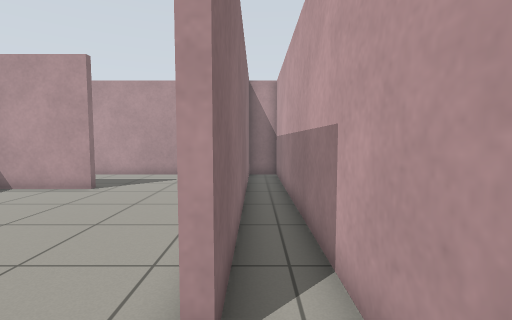
[1] (above)

16 first-person views from a walk through a Gazebo world. The camera is 0.92 m above the floor, tilts 4° down and sees 85° across. The floor is counted in squares, 0.5 m on a side. Each view is taken from the middle of a square. On the plan, view 1 faces up. The plan holds only what a view shows up to about 16 squares ahead; the rest is blank.

[2]
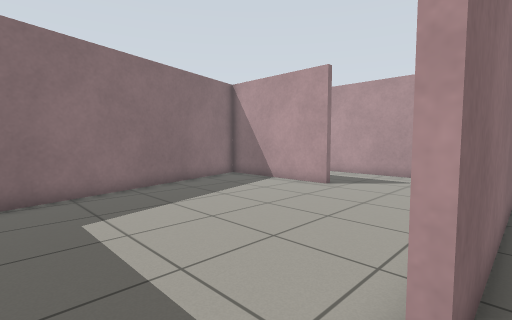

[3]
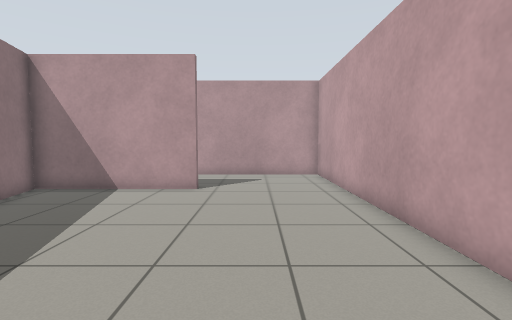

[4]
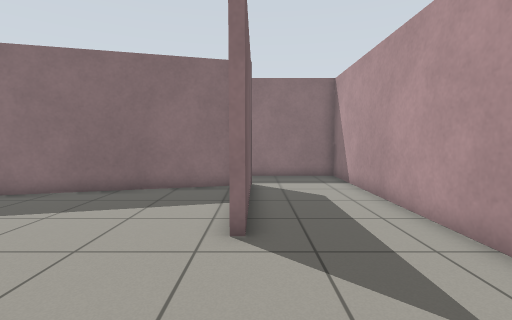

[5]
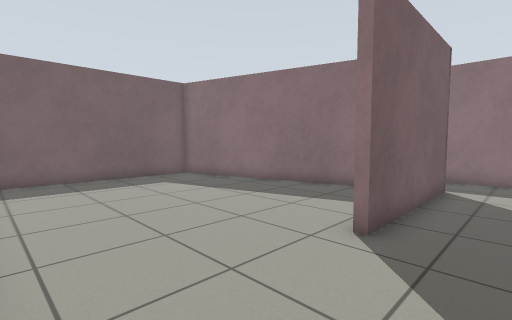

[6]
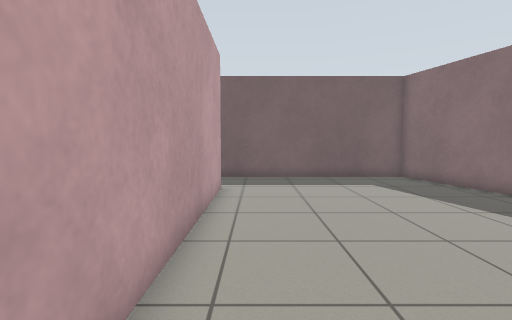

[7]
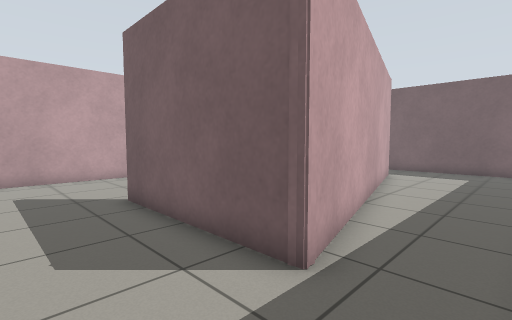

[8]
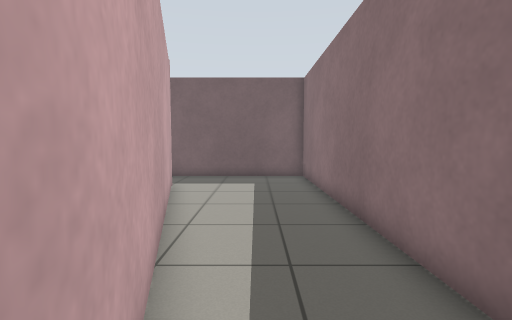

[9]
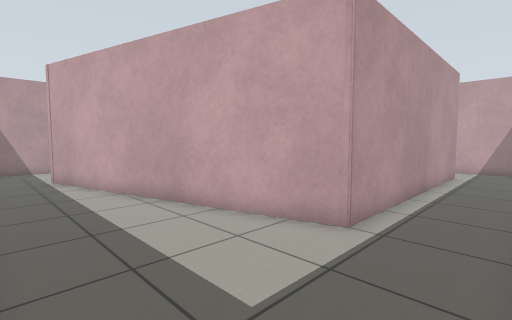

[10]
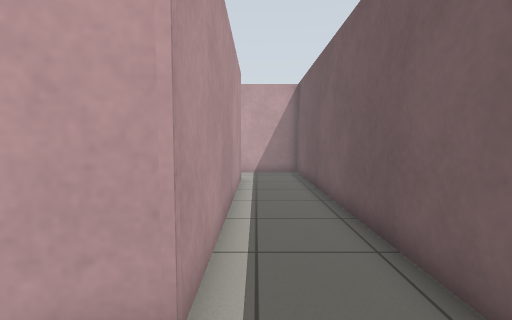

[11]
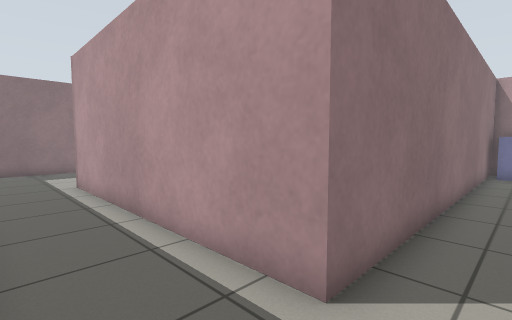

[12]
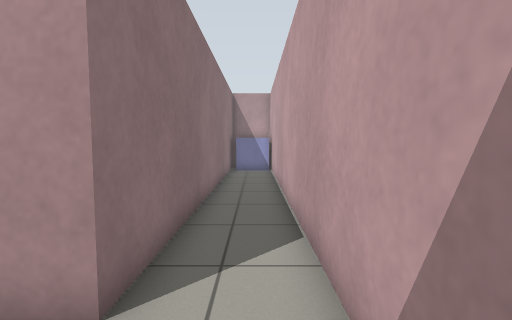

[13]
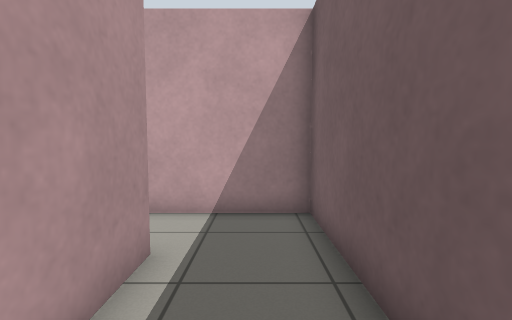

[14]
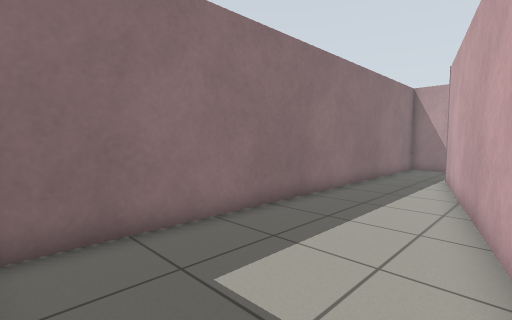

[15]
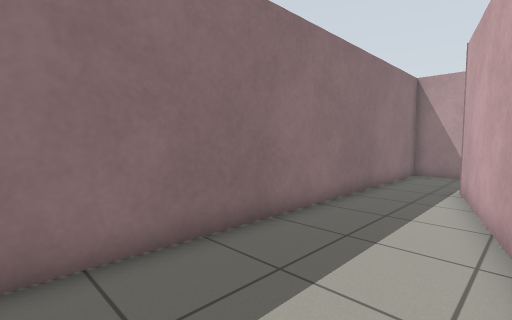

[16]
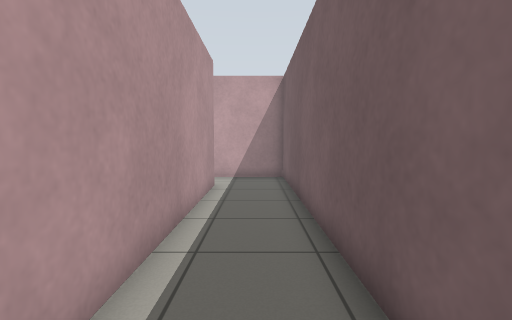

### Floor plan
Ten units are one square. View 1 is at (0, 0); x grows to the right and y downward. Boxes are objects, and circles mark ways between rooms. Rooms are numbered by the first view taken in them; rooms with no view inside come last. Other rooms are left out.
<svg viewBox="-159 -155 204 204">
<path fill="none" stroke="#000" d="M-62 -105 -124 -105 -93 10 -3 10M-62 -108 -62 -105M-117 -66 -128 -107M-128 -104 -128 -108 -124 -109M-128 -108 -62 -108M-4 -130 -4 -23 -7 -23 -7 -150 -154 -150 -154 -65M11 -11 11 -148M-154 -65 -154 44 40 44 40 -119M21 -150 14 -150 14 13 -96 13 -117 -66"/>
<rect x="15" y="-135" width="10" height="10" fill="#bbb"><title>blue box</title></rect>
<circle cx="-140" cy="-70" r="3" fill="#2a7"/>
<text x="-70" y="-80">1</text>
<text x="-60" y="20">2</text>
</svg>
Room 1 opens to room 2.

Where each view was taken, in squares from view 1:
view 1: 0 up, 0 right, facing up
view 2: 0 up, 0 right, facing up-left
view 3: 0 up, 4 left, facing up
view 4: 11 up, 1 left, facing left
view 5: 13 up, 1 left, facing down-left
view 6: 13 up, 2 left, facing down
view 7: 14 up, 15 left, facing down-right
view 8: 10 up, 13 left, facing down
view 9: 4 down, 15 left, facing up-right
view 10: 2 down, 12 left, facing right
view 11: 4 down, 3 right, facing up-left
view 12: 4 down, 3 right, facing up
view 13: 3 down, 3 left, facing right
view 14: 4 down, 10 left, facing up-left
view 15: 1 down, 11 left, facing up-left
view 16: 3 down, 10 left, facing right
